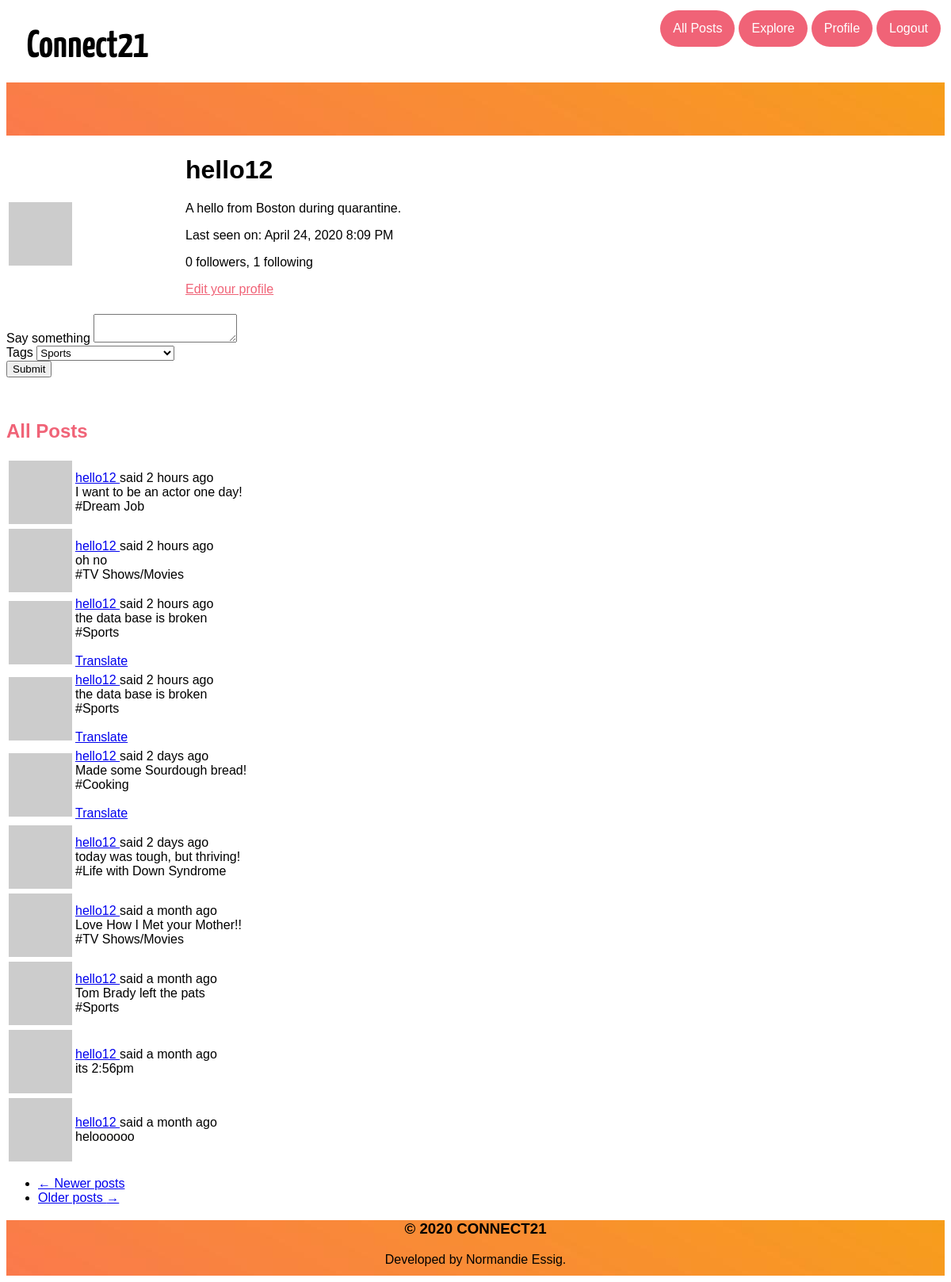
The page /user/hello12 (signed in) on the database as committed earlier.
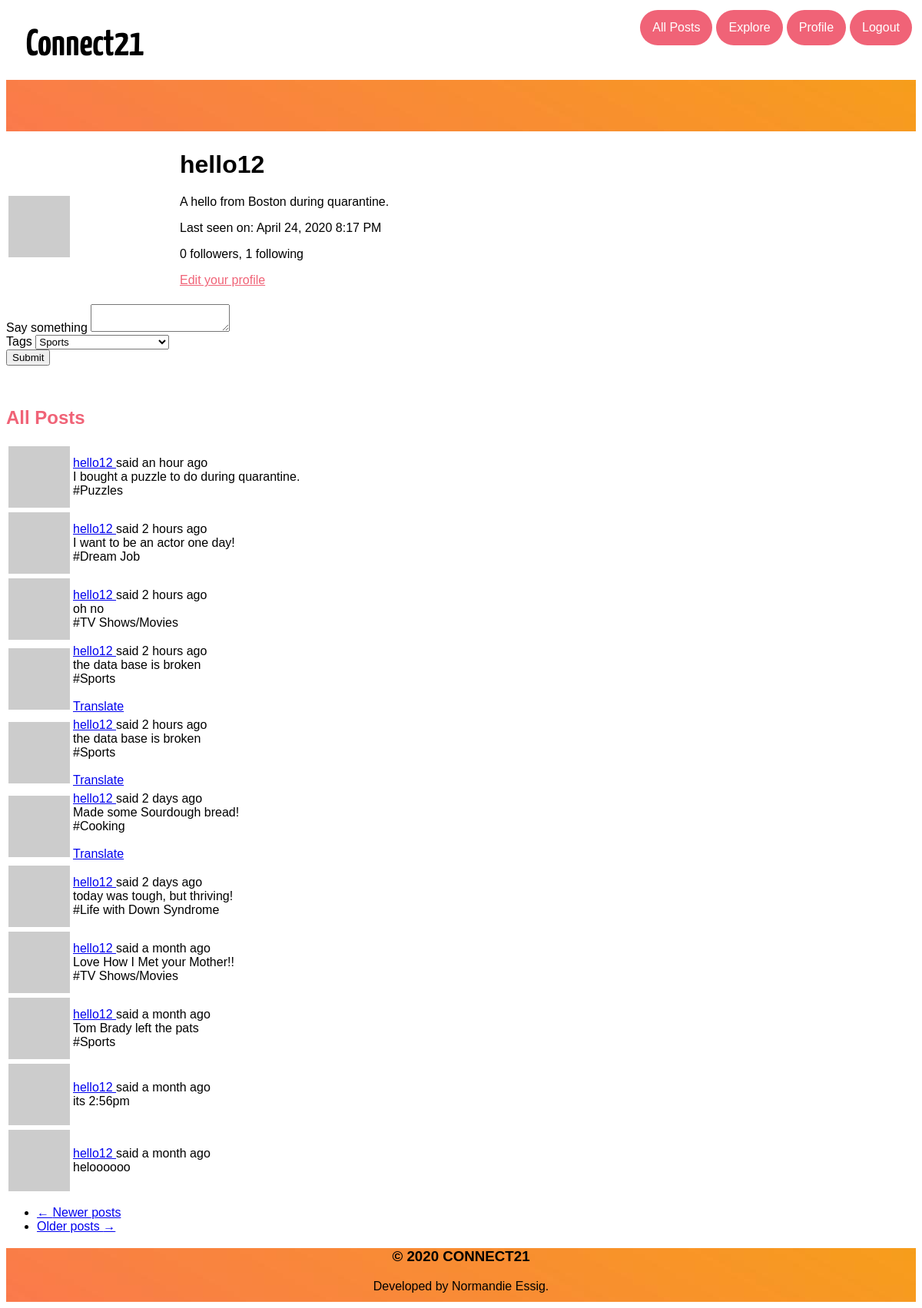
The same page on the database as committed later.
### app/models.py (models this page shows, shortened)
class User(UserMixin, db.Model):
    id = db.Column(db.Integer, primary_key=True)
    username = db.Column(db.String(64), index=True, unique=True)
    email = db.Column(db.String(120), index=True, unique=True)
    password_hash = db.Column(db.String(128))
    posts = db.relationship('Post', backref='author', lazy='dynamic')
    about_me = db.Column(db.String(140))
    last_seen = db.Column(db.DateTime, default=datetime.utcnow)
    followed = db.relationship(
        'User', secondary=followers,
        primaryjoin=(followers.c.follower_id == id),
        secondaryjoin=(followers.c.followed_id == id),
        backref=db.backref('followers', lazy='dynamic'), lazy='dynamic')
    def avatar(self, size):
        digest = md5(self.email.lower().encode('utf-8')).hexdigest()
        return 'https://www.gravatar.com/avatar/{}?d=identicon&s={}'.format(digest, size)

class Post(db.Model):
    id = db.Column(db.Integer, primary_key=True)
    body = db.Column(db.String(140))
    timestamp = db.Column(db.DateTime, index=True, default=datetime.utcnow)
    user_id = db.Column(db.Integer, db.ForeignKey('user.id'))
    language = db.Column(db.String(5))
    tag = db.Column(db.Integer, db.ForeignKey('topics.topic'))

### app/main/routes.py (the view, shortened to what this page needs)
@bp.route('/user/<username>',methods=['GET', 'POST'])
@login_required
def user(username):
    form = PostForm()
    user = User.query.filter_by(username=username).first_or_404()
    page = request.args.get('page', 1, type=int)
    posts = user.posts.order_by(Post.timestamp.desc()).paginate(
        page, current_app.config['POSTS_PER_PAGE'], False)
    next_url = url_for('main.user', username=user.username,
                       page=posts.next_num) if posts.has_next else None
    prev_url = url_for('main.user', username=user.username,
                       page=posts.prev_num) if posts.has_prev else None
    return render_template('user.html', user=user, posts=posts.items,
                           next_url=next_url, prev_url=prev_url, form=form)

### app/main/forms.py
class PostForm(FlaskForm):
    post = TextAreaField(_l('Say something'), validators=[DataRequired()])
    tag = SelectField(u'Tags', choices=[('Sports','Sports'),('Life with Down Syndrome','Life with Down Syndrome'), ('TV Shows/Movies','TV Shows/Movies'),('Cooking','Cooking'), ('Funny Memes','Funny Memes'),('Puzzles','Puzzles'),('Scary Stories','Scary Stories'),('Politics','Politics'),('Dream Job','Dream Job')])
    submit = SubmitField(_l('Submit'))

### app/main/routes.py (called while the page is built)
@bp.before_app_request
def before_request():
    if current_user.is_authenticated:
        current_user.last_seen = datetime.utcnow()
        db.session.commit()
    g.locale = str(get_locale())

### app/models.py (called while the page is built)
@login.user_loader
def load_user(id):
    return User.query.get(int(id))

### app/templates/user.html
{% extends "base.html" %}
{% import 'bootstrap/wtf.html' as wtf %}
{% block app_content %}
    <h1 class="title"><br></h1>
    <table class="table table-hover">
        <tr>
            <td width="200px"><img src="{{ user.avatar(200) }}"></td>
            <td style="padding-left: 20px; padding-bottom: 20px">
                <h1>{{ user.username }}</h1>
                {% if user.about_me %}
                    <p>{{ user.about_me }}</p>
                {% endif %}
                {% if user.last_seen %}
                <p>{{ _('Last seen on') }}: {{ moment(user.last_seen).format('LLL') }}</p>
                {% endif %}
                <p>{{ _('%(count)d followers', count=user.followers.count()) }}, {{ _('%(count)d following', count=user.followed.count()) }}</p>
                {% if user == current_user %}
                <p><a style="color: #f06377" href="{{ url_for('main.edit_profile') }}">{{ _('Edit your profile') }}</a></p>
                {% elif not current_user.is_following(user) %}
                <p><a href="{{ url_for('main.follow', username=user.username) }}">{{ _('Follow') }}</a></p>
                {% else %}
                <p><a href="{{ url_for('main.unfollow', username=user.username) }}">{{ _('Unfollow') }}</a></p>
                {% endif %}
            </td>
        </tr>
    </table>
    {% if form %}
    {{ wtf.quick_form(form) }}
    <br>
    {% endif %}
    <h2 style="color: #f06377"> All Posts</h2>
    {% for post in posts %}
        {% include '_post.html' %}
    {% endfor %}
    <nav aria-label="...">
        <ul class="pager">
            <li class="previous{% if not prev_url %} disabled{% endif %}">
                <a href="{{ prev_url or '#' }}">
                    <span aria-hidden="true">&larr;</span> {{ _('Newer posts') }}
                </a>
            </li>
            <li class="next{% if not next_url %} disabled{% endif %}">
                <a href="{{ next_url or '#' }}">
                    {{ _('Older posts') }} <span aria-hidden="true">&rarr;</span>
                </a>
            </li>
        </ul>
    </nav>
{% endblock %}

### app/templates/_post.html (shortened to what this page needs)
  <table class="table table-hover">
        <tr>
            <td width="70px">
                <a href="{{ url_for('main.user', username=post.author.username) }}">
                    <img src="{{ post.author.avatar(70) }}" />
                </a>
            </td>
            <td>
                {{ _('%(username)s said %(when)s',
                    username=user_link, when=moment(post.timestamp).fromNow()) }}
                <br>
                <span id="post{{ post.id }}">{{ post.body}}</span>
                <br>
                {% if post.tag %}
                    #{{post.tag}}
                {% endif %}
                {% if post.language and post.language != g.locale %}
                <br><br>
                <span id="translation{{ post.id }}">
                    <a href="javascript:translate(
                                '#post{{ post.id }}',
                                '#translation{{ post.id }}',
                                '{{ post.language }}',
                                '{{ g.locale }}');">{{ _('Translate') }}</a>
                </span>
                {% endif %}
            </td>
        </tr>
    </table>

Rows that differ between the two databases and show on the page:
changed User "hello12": last_seen "April 24, 2020 8:09 PM" → "April 24, 2020 8:17 PM"
added Post: body "I bought a puzzle to do during quarantine.", tag "Puzzles"
